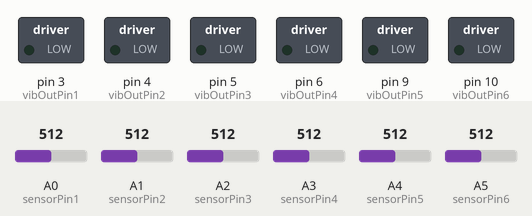
Simulated run of this sketch. Board: Arduino Uno, built with avr-gcc and run on an emulated ATmega328P. On the bench: switched loads named in the sketch (green lamp = pin HIGH). Inputs (shaded band) come from the test bench; at power-on: A0 (sensorPin1) = 512, A1 (sensorPin2) = 512, A2 (sensorPin3) = 512, A3 (sensorPin4) = 512, A4 (sensorPin5) = 512, A5 (sensorPin6) = 512.

Above: at 1.2 s.
1.3 s: A0 (sensorPin1) set to 716
At 1.7 s:
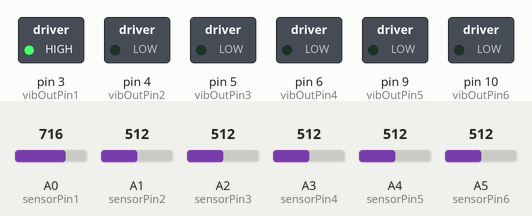
3.3 s: A1 (sensorPin2) set to 716
At 3.7 s:
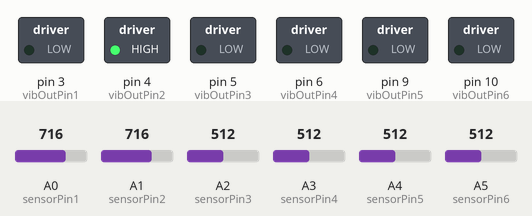
5.3 s: A2 (sensorPin3) set to 716
At 5.7 s:
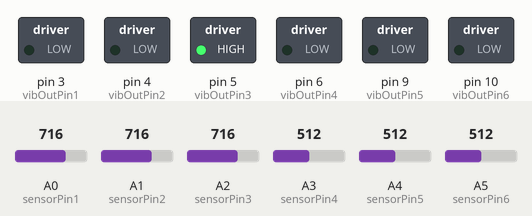
7.3 s: A3 (sensorPin4) set to 716
At 7.7 s:
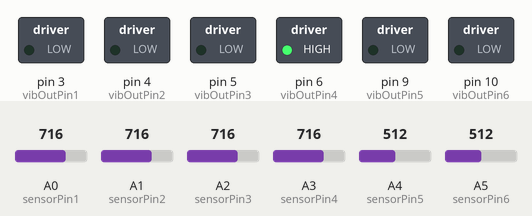
9.3 s: A4 (sensorPin5) set to 716
At 9.7 s:
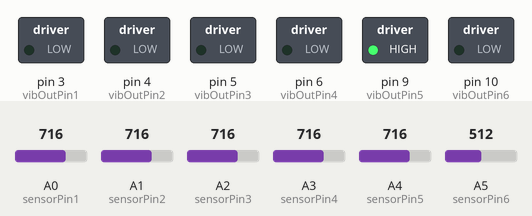
11.3 s: A5 (sensorPin6) set to 716
At 11.7 s:
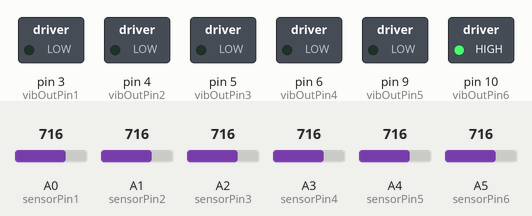
Timing chart, 0 to 14.3 s (numbered marks = the images above; inputs shaded):
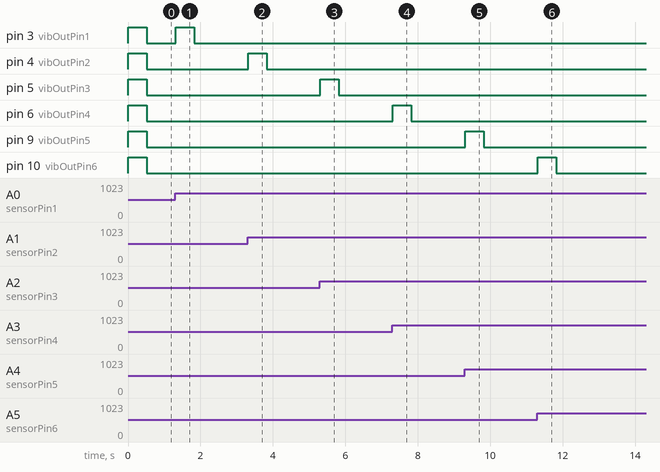

The sketch:

Haptic_Feedback_2_FullOnIncrease.ino
```cpp
/*
 Author: Max Crutzen
 Date:   21-03-2025

 This is code to test the mapping of the Force Sensitive Resistors with the vibration motor output.
 Confirming that indeed the data can be mapped and experienced in an intuitive way.
 This means more pressure equals stronger vibration.
*/

#define vibOutPin1 3
#define vibOutPin2 4
#define vibOutPin3 5
#define vibOutPin4 6
#define vibOutPin5 9  //could not be consecutive because of the way the pins were ordered
#define vibOutPin6 10

#define sensorPin1 A0
#define sensorPin2 A1
#define sensorPin3 A2
#define sensorPin4 A3
#define sensorPin5 A4
#define sensorPin6 A5

int sensorValue1 = 0;
int sensorValue2 = 0;
int sensorValue3 = 0;
int sensorValue4 = 0;
int sensorValue5 = 0;
int sensorValue6 = 0;

int outputValue1 = 0;
int outputValue2 = 0;
int outputValue3 = 0;
int outputValue4 = 0;
int outputValue5 = 0;
int outputValue6 = 0;

int prevSensorValue1 = 0;
int prevSensorValue2 = 0;
int prevSensorValue3 = 0;
int prevSensorValue4 = 0;
int prevSensorValue5 = 0;
int prevSensorValue6 = 0;

unsigned long lastUpdate1 = 0, lastUpdate2 = 0, lastUpdate3 = 0;
unsigned long lastUpdate4 = 0, lastUpdate5 = 0, lastUpdate6 = 0;

bool isVibrating1 = false, isVibrating2 = false, isVibrating3 = false;
bool isVibrating4 = false, isVibrating5 = false, isVibrating6 = false;

const int rawDeltaThreshold = 200;
const unsigned long vibrationDuration = 500; // 500ms = 0.5s
const unsigned long updateInterval = 1000;

int scale = 5;

float minLog = 0.0, maxLog = 6.5, maxLogRef = 1;

void setup() {
  pinMode(vibOutPin1, OUTPUT);
  pinMode(vibOutPin2, OUTPUT);
  pinMode(vibOutPin3, OUTPUT);
  pinMode(vibOutPin4, OUTPUT);
  pinMode(vibOutPin5, OUTPUT);
  pinMode(vibOutPin6, OUTPUT);

  pinMode(sensorPin1, INPUT);
  pinMode(sensorPin2, INPUT);
  pinMode(sensorPin3, INPUT);
  pinMode(sensorPin4, INPUT);
  pinMode(sensorPin5, INPUT);
  pinMode(sensorPin6, INPUT);
}

void loop() {
  unsigned long currentMillis = millis();

  sensorValue1 = analogRead(sensorPin1);
  sensorValue2 = analogRead(sensorPin2);
  sensorValue3 = analogRead(sensorPin3);
  sensorValue4 = analogRead(sensorPin4);
  sensorValue5 = analogRead(sensorPin5);
  sensorValue6 = analogRead(sensorPin6);

  float resistanceValue1 = (1023.0 / sensorValue1 - 1.0) * 10e4;
  float resistanceValue2 = (1023.0 / sensorValue2 - 1.0) * 10e4;
  float resistanceValue3 = (1023.0 / sensorValue3 - 1.0) * 10e4;
  float resistanceValue4 = (1023.0 / sensorValue4 - 1.0) * 10e4;
  float resistanceValue5 = (1023.0 / sensorValue5 - 1.0) * 10e4;
  float resistanceValue6 = (1023.0 / sensorValue6 - 1.0) * 10e4;

  float logValue1 = maxLog - log10(resistanceValue1);
  float logValue2 = maxLog - log10(resistanceValue2);
  float logValue3 = maxLog - log10(resistanceValue3);
  float logValue4 = maxLog - log10(resistanceValue4);
  float logValue5 = maxLog - log10(resistanceValue5);
  float logValue6 = maxLog - log10(resistanceValue6);

  outputValue1 = map(logValue1, minLog, maxLogRef, 0, 250);
  outputValue2 = map(logValue2, minLog, maxLogRef, 0, 250);
  outputValue3 = map(logValue3, minLog, maxLogRef, 0, 250);
  outputValue4 = map(logValue4, minLog, maxLogRef, 0, 250);
  outputValue5 = map(logValue5, minLog, maxLogRef, 0, 250);
  outputValue6 = map(logValue6, minLog, maxLogRef, 0, 250);

  // Sensor 1
  if (sensorValue1 > prevSensorValue1 + rawDeltaThreshold) {
    analogWrite(vibOutPin1, 255);
    isVibrating1 = true;
    lastUpdate1 = currentMillis;
  } else if (isVibrating1 && currentMillis - lastUpdate1 >= vibrationDuration) {
    analogWrite(vibOutPin1, 0);
    isVibrating1 = false;
  }
  prevSensorValue1 = sensorValue1;

  // Sensor 2
  if (sensorValue2 > prevSensorValue2 + rawDeltaThreshold) {
    analogWrite(vibOutPin2, 255);
    isVibrating2 = true;
    lastUpdate2 = currentMillis;
  } else if (isVibrating2 && currentMillis - lastUpdate2 >= vibrationDuration) {
    analogWrite(vibOutPin2, 0);
    isVibrating2 = false;
  }
  prevSensorValue2 = sensorValue2;

  // Sensor 3
  if (sensorValue3 > prevSensorValue3 + rawDeltaThreshold) {
    analogWrite(vibOutPin3, 255);
    isVibrating3 = true;
    lastUpdate3 = currentMillis;
  } else if (isVibrating3 && currentMillis - lastUpdate3 >= vibrationDuration) {
    analogWrite(vibOutPin3, 0);
    isVibrating3 = false;
  }
  prevSensorValue3 = sensorValue3;

  // Sensor 4
  if (sensorValue4 > prevSensorValue4 + rawDeltaThreshold) {
    analogWrite(vibOutPin4, 255);
    isVibrating4 = true;
    lastUpdate4 = currentMillis;
  } else if (isVibrating4 && currentMillis - lastUpdate4 >= vibrationDuration) {
    analogWrite(vibOutPin4, 0);
    isVibrating4 = false;
  }
  prevSensorValue4 = sensorValue4;

  // Sensor 5
  if (sensorValue5 > prevSensorValue5 + rawDeltaThreshold) {
    analogWrite(vibOutPin5, 255);
    isVibrating5 = true;
    lastUpdate5 = currentMillis;
  } else if (isVibrating5 && currentMillis - lastUpdate5 >= vibrationDuration) {
    analogWrite(vibOutPin5, 0);
    isVibrating5 = false;
  }
  prevSensorValue5 = sensorValue5;

  // Sensor 6
  if (sensorValue6 > prevSensorValue6 + rawDeltaThreshold) {
    analogWrite(vibOutPin6, 255);
    isVibrating6 = true;
    lastUpdate6 = currentMillis;
  } else if (isVibrating6 && currentMillis - lastUpdate6 >= vibrationDuration) {
    analogWrite(vibOutPin6, 0);
    isVibrating6 = false;
  }
  prevSensorValue6 = sensorValue6;

  delay(20);
}
```

Measured:
- after the input at 1.3 s, pin 3 (vibOutPin1): LOW → HIGH at once, → LOW 0.51 s later
- after the input at 3.3 s, pin 4 (vibOutPin2): LOW → HIGH at once, → LOW 0.51 s later
- after the input at 5.3 s, pin 5 (vibOutPin3): LOW → HIGH at once, → LOW 0.51 s later
- after the input at 7.3 s, pin 6 (vibOutPin4): LOW → HIGH at once, → LOW 0.51 s later
- after the input at 9.3 s, pin 9 (vibOutPin5): LOW → HIGH at once, → LOW 0.51 s later
- after the input at 11.3 s, pin 10 (vibOutPin6): LOW → HIGH at once, → LOW 0.51 s later
